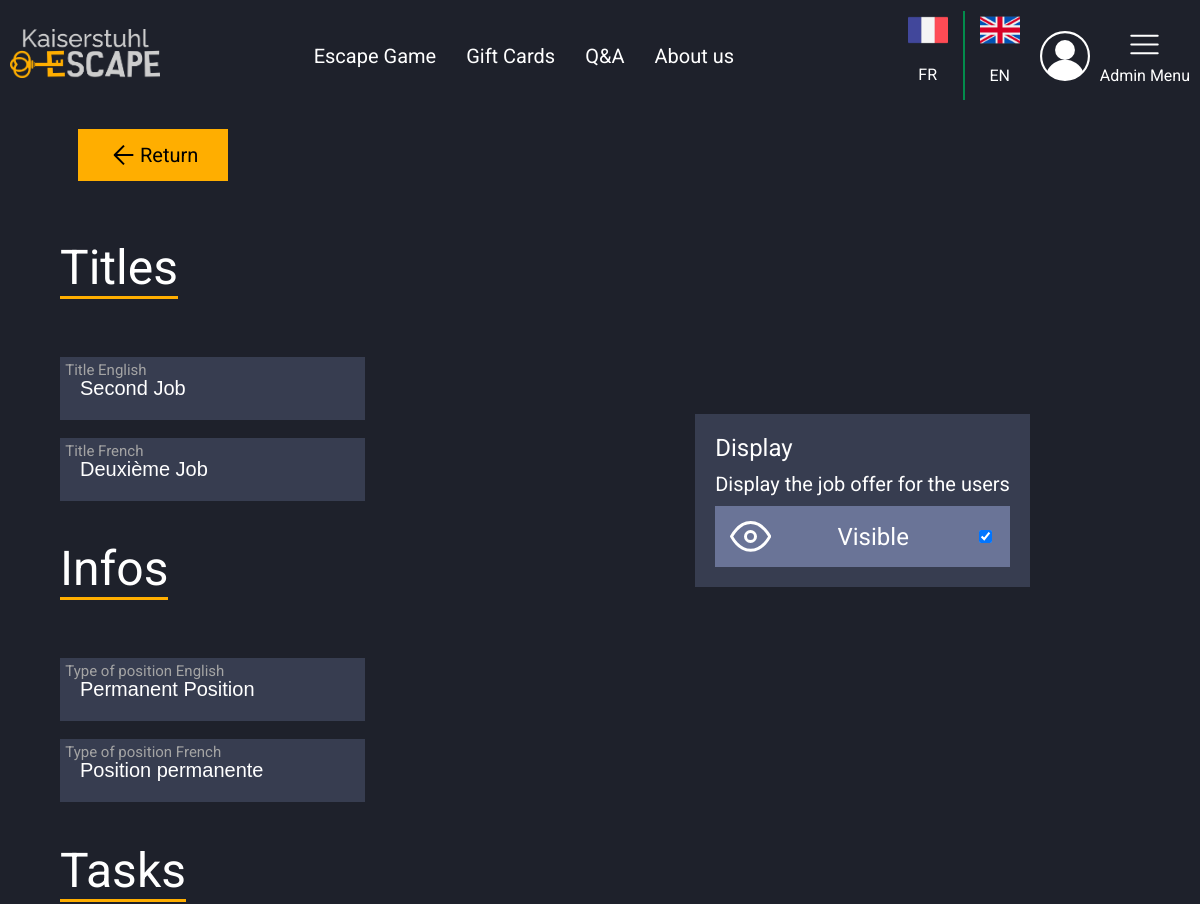
Before: /index.php?action=admin&page=job&id=2 (signed in, upper part) with the older database file.
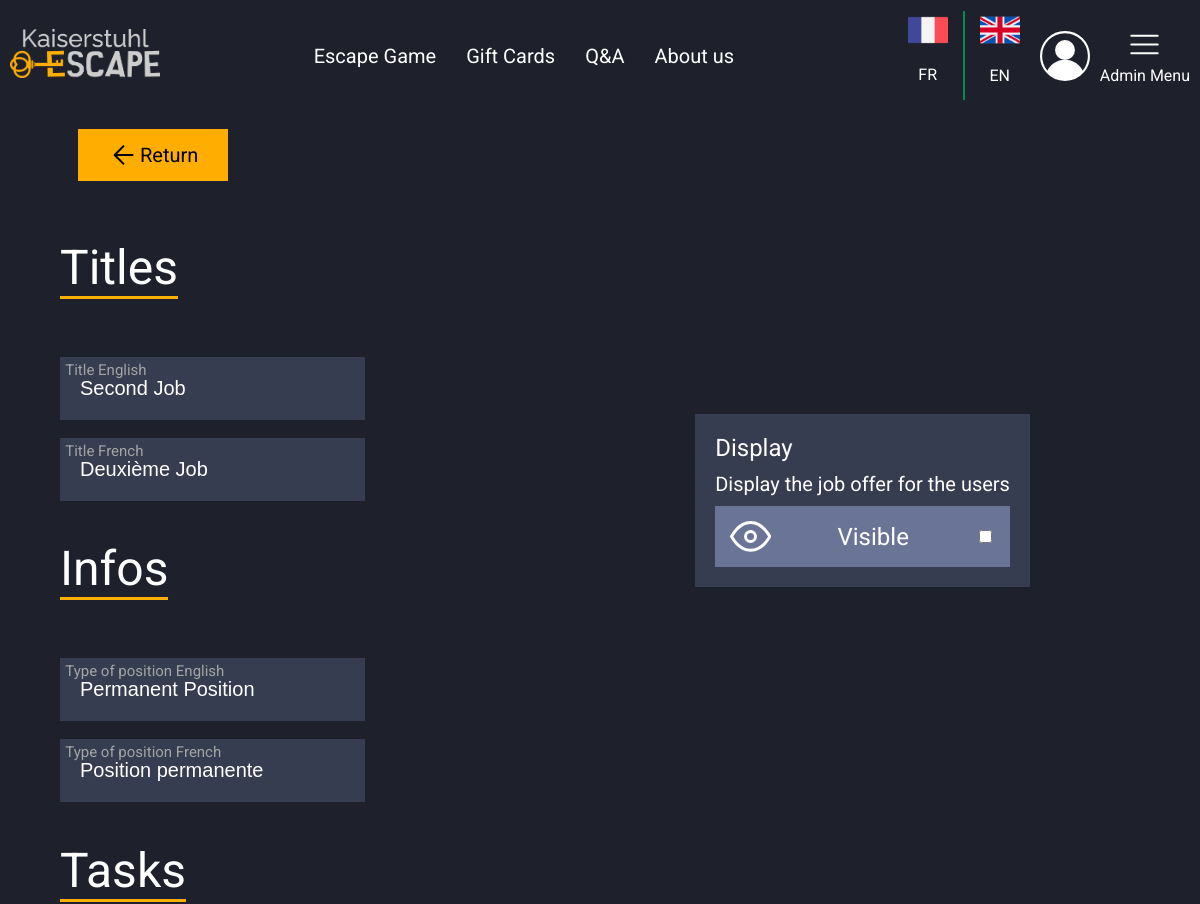
After: the same page with the newer database file.
### tables this page shows
CREATE TABLE `jobs` (
  `id_jobs` int(11) NOT NULL,
  `title` varchar(255) DEFAULT NULL,
  `titleFR` varchar(255) DEFAULT NULL,
  `position` varchar(255) DEFAULT NULL,
  `positionFR` varchar(255) DEFAULT NULL,
  `task` text DEFAULT NULL,
  `taskFR` text DEFAULT NULL,
  `strength` text DEFAULT NULL,
  `strengthFR` text DEFAULT NULL,
  `visible` tinyint(1) DEFAULT NULL
);

### vue/vue.class.php (called while the page is built, shortened)
<?php
class vue
{
    private $fichierVue;
    public function __construct($action)
    {
        $this->fichierVue = "vue/vue" . $action . ".php";
    }
    public function afficher($data, $title)
    {
        require $this->fichierVue;
        require "gabarit.php";
    }
}

### controleur/ctrAdmin.class.php (called while the page is built, shortened)
<?php
require_once "modele/jobs.class.php";
require_once "modele/escapeGame.class.php";
require_once "vue/vue.class.php";
class ctrAdmin
{
    public $jobs;
    public function __construct()
    {
        $this->jobs = new jobs();
    }
    public function job()
    {
        if (isset($_GET["id"])) {
            $job = $this->jobs->getJobsById($_GET["id"]);
        } else {
            $job = "";
        }
        $title = "Administration Job - Kaiserstuhl escape";
        $objVue = new vue("AdminJob");
        $objVue->afficher(array("job" => $job), $title);
    }
}

### index.php (called while the page is built, shortened)
<?php
require "includes/default_config.php";
$objRouteur = new Routeur();
$objRouteur->routeurRequete();

### modele/jobs.class.php (called while the page is built, shortened)
<?php
require_once "modele/bdd.class.php";
class jobs extends bdd
{
    public function getJobsById($id)
    {
        $req = "SELECT * FROM jobs WHERE id_jobs = ?";
        return $this->execReqPrep($req, array($id))[0];
    }
}

### includes/default_config.php (called while the page is built, shortened)
<?php
$conf = new stdClass();
$conf->DBHOST = config::$DBHost ?? "localhost";
$conf->DBUSER = config::$DBUser ?? "root";
$conf->DBNAME = config::DBNAME;
$conf->DBPWD = config::$DBPwd ?? "admin";

### modele/bdd.class.php (called while the page is built, shortened)
<?php
abstract class bdd
{
    private $bdd;
    private function connexionBDD()
    {
        global $conf;
        if (!isset($this->bdd))
            try {
                $options = array(PDO::MYSQL_ATTR_INIT_COMMAND => "SET NAMES utf8");
                $this->bdd = new PDO('mysql:host=' . $conf->DBHOST . ';dbname=' . $conf->DBNAME, $conf->DBUSER, $conf->DBPWD, $options);
            } catch (Exception $err) {
                throw new Exception("Connexion à la BDD");
            }
        return $this->bdd;
    }
    protected function execReqPrep($req, $data)
    {
        $reponse = $this->connexionBDD()->prepare($req);
        if ($reponse->execute($data)) {
            $resultat = $reponse->fetchAll(PDO::FETCH_ASSOC);
            if (!empty($resultat))
                return $resultat;
            else
                return $reponse->rowCount();
        }
        return FALSE;
    }
}

### vue/vueAdminJob.php (the view, shortened to what this page needs)
<div class="yellowReturn">
    <a href="index.php?action=admin&page=jobs">
        <svg xmlns="http://www.w3.org/2000/svg" width="32" height="32" viewBox="0 0 24 24" fill="none" stroke="#000000"
             stroke-width="1.5" stroke-linecap="butt" stroke-linejoin="round">
            <path d="M19 12H6M12 5l-7 7 7 7"/>
        </svg>
        <?= ADMIN_JOB_RETURN ?></a>
</div>
<?php
if (isset($_GET["id"])) {
    $title = $job["title"];
    $titleFR = $job["titleFR"];
    $position = $job["position"];
    $positionFR = $job["positionFR"];
    $visible = $job["visible"];
    $action = "updateJob";
}
?>
<form class="formAdminJob" action="index.php?action=admin&page=<?= $action ?>" method="post">
    <div class="adminJobSection jobTitles">
        <h2 class="titleUnderline"><?= ADMIN_JOB_TITLES ?></h2>
        <label>
            <p><?= ADMIN_JOB_TITLES_1 ?></p>
            <input type="text" name="title" id="title" value="<?= $title ?>">
        </label>
        <label>
            <p><?= ADMIN_JOB_TITLES_2 ?></p>
            <input type="text" name="titleFR" id="titleFR" value="<?= $titleFR ?>">
        </label>
    </div>
    <div class="adminJobSection jobInfos">
        <h2 class="titleUnderline"><?= ADMIN_JOB_INFOS ?></h2>
        <label>
            <p><?= ADMIN_JOB_INFOS_1 ?></p>
            <input type="text" name="position" id="position" value="<?= $position ?>">
        </label>
        <label>
            <p><?= ADMIN_JOB_INFOS_2 ?></p>
            <input type="text" name="positionFR" id="positionFR" value="<?= $positionFR ?>">
        </label>
    </div>
    <div class="adminJobSection jobTasks">
        <h2 class="titleUnderline"><?= ADMIN_JOB_TASKS ?></h2>
    </div>
    <div class="displayJob">
        <p class="firstTitleDisplay"><?= ADMIN_JOB_DISPLAY ?></p>
        <p class="secondTitleDisplay"><?= ADMIN_JOB_DISPLAY_P ?></p>
        <div class="divVisibleDisplay">
            <p><?= ADMIN_JOB_DISPLAY_VISIBLE ?></p>
            <input type="checkbox" name="visible" id="visible" <?php
            if ($visible == 1) {
                echo "checked";
            } elseif ($visible == 0) {
                echo "";
            } else {
                echo "checked";
            }
            ?>>
        </div>
    </div>
</form>

Changed rows visible on the page:
changed jobs "Second Job": visible "☑" → "☐"
